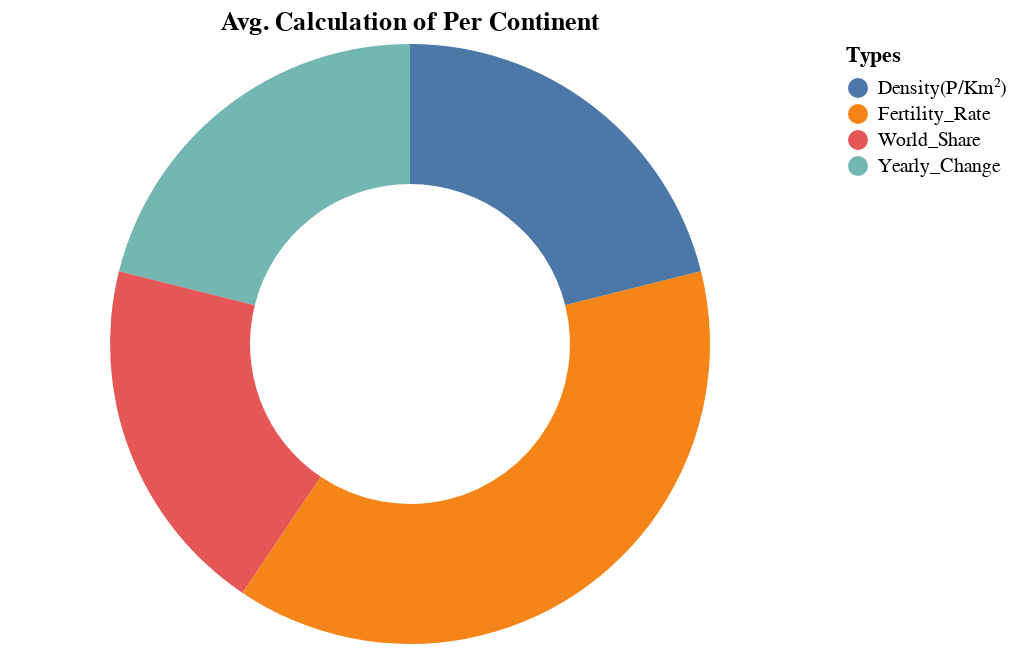

The code cell stored with this chart in its notebook:
### Markdown cell above
# Donut Chart

### Code cell
alt.Chart(avg).mark_arc(innerRadius=80).encode(theta=alt.Theta(field='Asia', type='quantitative'),
                                color=alt.Color(field='Types', type='nominal'),
                                tooltip=['Types', 'Asia']).properties(width=400, title='Avg. Calculation of Per Continent')

### Figure 1 — Vega-Lite specification as saved in the notebook (floating-point values rounded to 4 significant figures)
{"config": {"view": {"continuousWidth": 400, "continuousHeight": 300}}, "data": {"name": "data-b2c3637ae10479ddded0e3f757c92b2a"}, "mark": {"type": "arc", "innerRadius": 80}, "encoding": {"color": {"field": "Types", "type": "nominal"}, "theta": {"field": "Asia", "type": "quantitative"}, "tooltip": [{"field": "Types", "type": "nominal"}, {"field": "Asia", "type": "quantitative"}]}, "title": "Avg. Calculation of Per Continent", "width": 400, "$schema": "https://vega.github.io/schema/vega-lite/v4.17.0.json", "datasets": {"data-b2c3637ae10479ddded0e3f757c92b2a": [{"Types": "Yearly_Change", "Africa": 2.212, "Asia": 1.289, "Europe": 0.08479, "North America": 0.6038, "Oceania": 0.8804, "South America": 1.157}, {"Types": "Density(P/Km²)", "Africa": 2.212, "Asia": 1.289, "Europe": 0.08479, "North America": 0.6038, "Oceania": 0.8804, "South America": 1.157}, {"Types": "World_Share", "Africa": 0.2964, "Asia": 1.191, "Europe": 0.2004, "North America": 0.19, "Oceania": 0.02304, "South America": 0.368}, {"Types": "Fertility_Rate", "Africa": 4.072, "Asia": 2.342, "Europe": 1.319, "North America": 1.36, "Oceania": 1.678, "South America": 2.0}]}}
